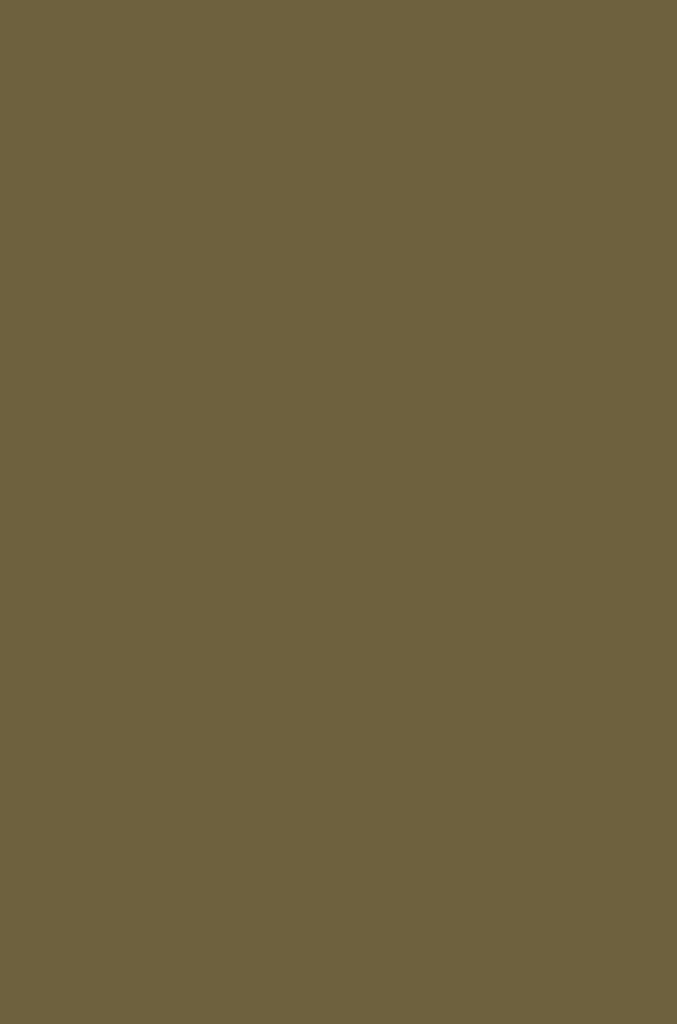
#> input picture empty_canvas.png, 1354 x 2048 px (shown at 1/2 size)
$ python find_image_difference.py
#> lines starting #> are read from the running program, lines starting #| are printed output that depends on the picture; pictures that were not available may be replaced by others from this repository, and a replacement may not be noted
import numpy as np
import matplotlib.pyplot as plt
from PIL import Image

def visualize_image_difference(image_path1, image_path2, title="Image Difference", save_path=None):
    """
    Compare two PNG images and visualize their pixel-wise differences.

    Parameters:
    -----------
    image_path1 : str
        Path to the first PNG image
    image_path2 : str
        Path to the second PNG image
    title : str, optional
        Title for the plot (default: "Image Difference")
    save_path : str, optional
        Path to save the difference visualization (default: None)

    Returns:
    --------
    numpy.ndarray
        2D array containing RMS differences between pixels
    """
#> called with image_path1 = 'empty_canvas.png', image_path2 = 'mona_lisa.jpg', title = 'Before adding texture', save_path = 'empty_canvas_mona_lisa.png'

    # Load the images
    try:
        img1 = Image.open(image_path1).convert('RGB')
#> img1 is the input picture: PIL image 1354x2048 RGB; mean R, G, B 109, 98, 61
        img2 = Image.open(image_path2).convert('RGB')
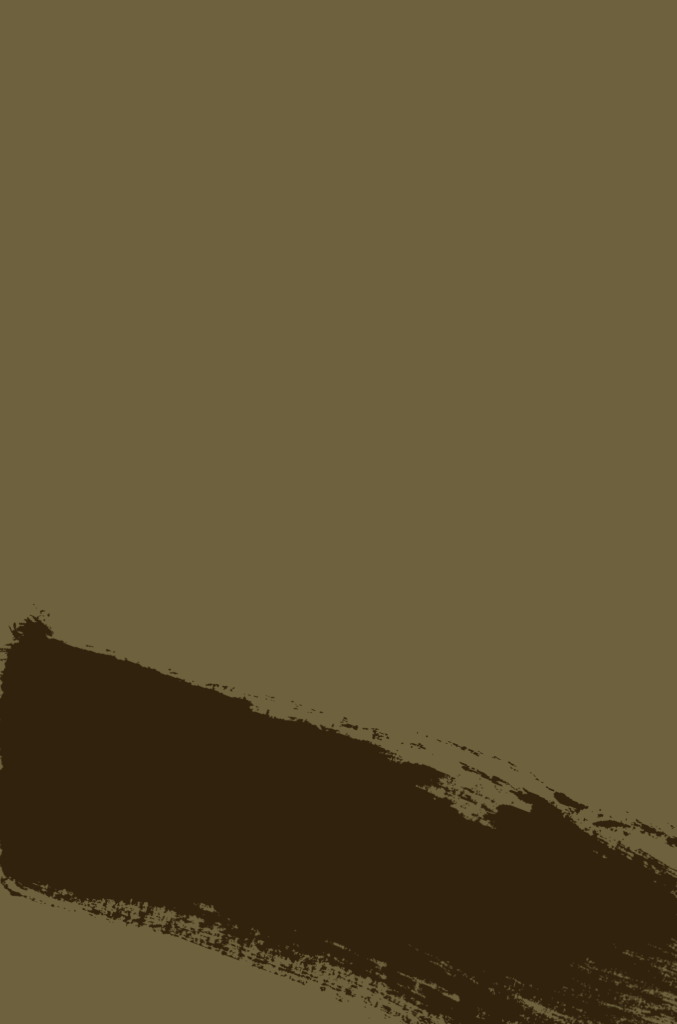
#> input picture bad.png, 1354 x 2048 px, given in place of mona_lisa.jpg, which was not available (shown at 1/2 size)
#> img2 is the input picture: PIL image 1354x2048 RGB; mean R, G, B 95.3, 83.6, 50.2
    except Exception as e:
        raise ValueError(f"Error loading images: {e}")

    # Check if images have the same size
    if img1.size != img2.size:
        raise ValueError(f"Images must have the same size. Got {img1.size} and {img2.size}")

    # Convert to numpy arrays
    arr1 = np.array(img1, dtype=np.float32)
    arr2 = np.array(img2, dtype=np.float32)

    # Calculate RMS difference for each pixel
    # SQRT((r1-r2)^2 + (g1-g2)^2 + (b1-b2)^2)
    diff_squared = (arr1 - arr2) ** 2
    rms_diff = np.sqrt(np.sum(diff_squared, axis=2))

    # Create the visualization
    plt.figure(figsize=(10, 8))

    # Plot the difference using viridis colormap
    im = plt.imshow(rms_diff, cmap='viridis', interpolation='nearest')

    # Add colorbar
    cbar = plt.colorbar(im)
    cbar.set_label('RMS Pixel Difference', rotation=270, labelpad=20)

    # Set title and labels
    plt.title(title, fontsize=14, pad=20)
    plt.xlabel('Width (pixels)')
    plt.ylabel('Height (pixels)')

    # # Add statistics as text
    # min_diff = np.min(rms_diff)
    # max_diff = np.max(rms_diff)
    # mean_diff = np.mean(rms_diff)


    plt.tight_layout()

    # Save if path provided
    if save_path:
        plt.savefig(save_path, dpi=300, bbox_inches='tight')
        print(f"Difference visualization saved to: {save_path}")

    plt.show()

    print(np.sum(rms_diff))
#| 62581816.0
    return rms_diff


# With custom title and save path
rmse_before = visualize_image_difference(
    'empty_canvas.png',
    'mona_lisa.jpg',
    title='Before adding texture',
    save_path='empty_canvas_mona_lisa.png'
)

rmse_after = visualize_image_difference(
    'good.png',
    'mona_lisa.jpg',
    title='After adding texture',
    save_path='good_mona_lisa.png'
)
#> call 2 of visualize_image_difference, with image_path1 = 'good.png', image_path2 = 'mona_lisa.jpg', title = 'After adding texture', save_path = 'good_mona_lisa.png'
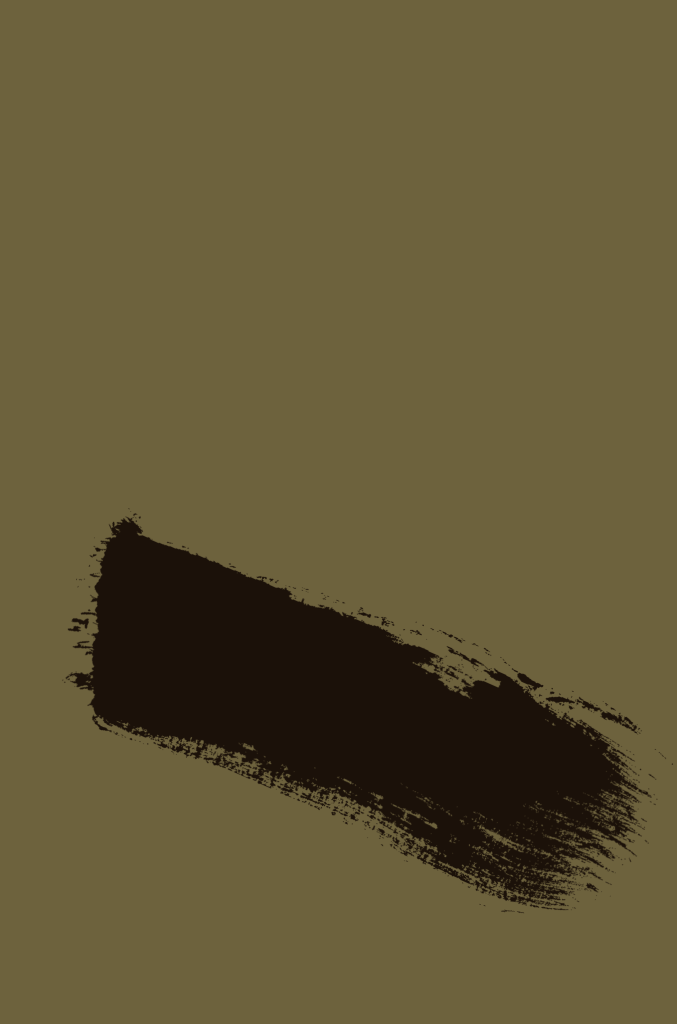
#> input picture good.png, 1354 x 2048 px (shown at 1/2 size)
#> in visualize_image_difference, img1 is the input picture: PIL image 1354x2048 RGB; mean R, G, B 97.4, 86.5, 53.6
#> in visualize_image_difference (call 2), `rms_diff = np.sqrt(np.sum(diff_squared, axis=2))`:
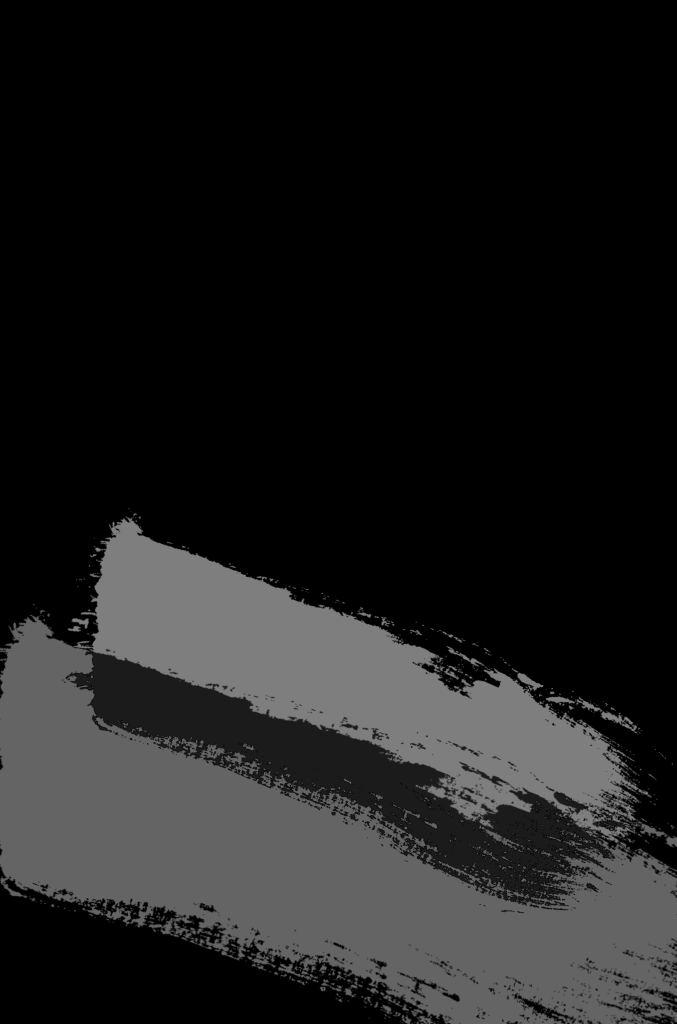
#> rms_diff: shape (2048, 1354) float32 (shown at 1/2 size); min 0, max 126.4, mean 29.9
#> in visualize_image_difference (call 2), `plt.savefig(save_path, dpi=300, bbox_inches='tight')`:
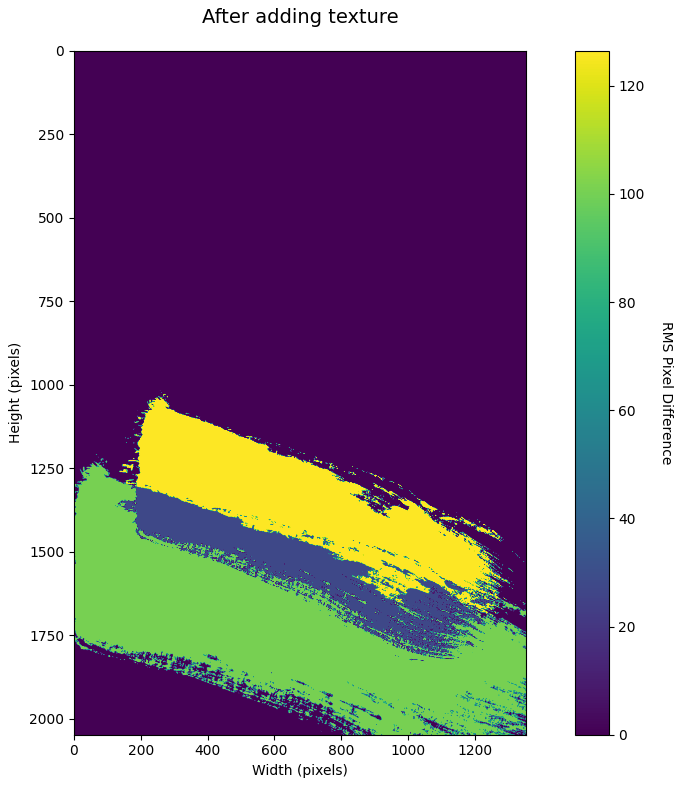
#> figure drawn by matplotlib, 2 panels
#| 82922850.0


score_array = rmse_before - rmse_after
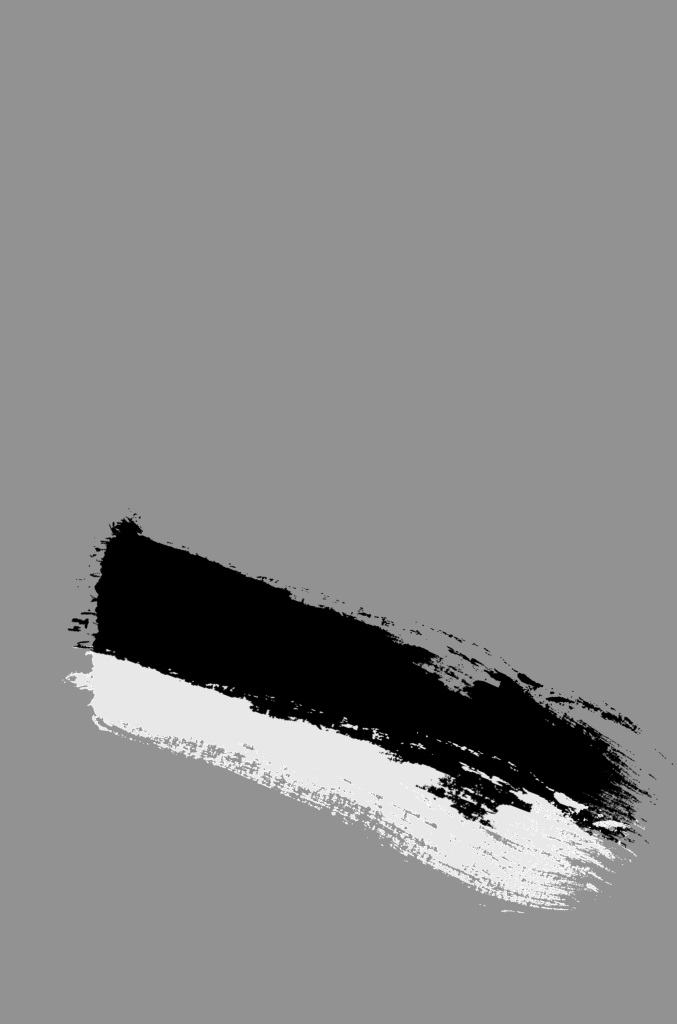
#> score_array: shape (2048, 1354) float32 (shown at 1/2 size); min -126.4, max 92.99, mean -7.3; drawn with min black and max white


def plot_dark_mode_simple(score_array):
    """
    Simple dark mode using plt.style.use('dark_background')
    """
    plt.style.use('dark_background')

    plt.figure(figsize=(10, 8))
    plt.imshow(score_array, cmap='RdYlGn')
    plt.colorbar()
    plt.title('Pixel wise score of texture placement', fontsize=14, pad=20)
    plt.show()
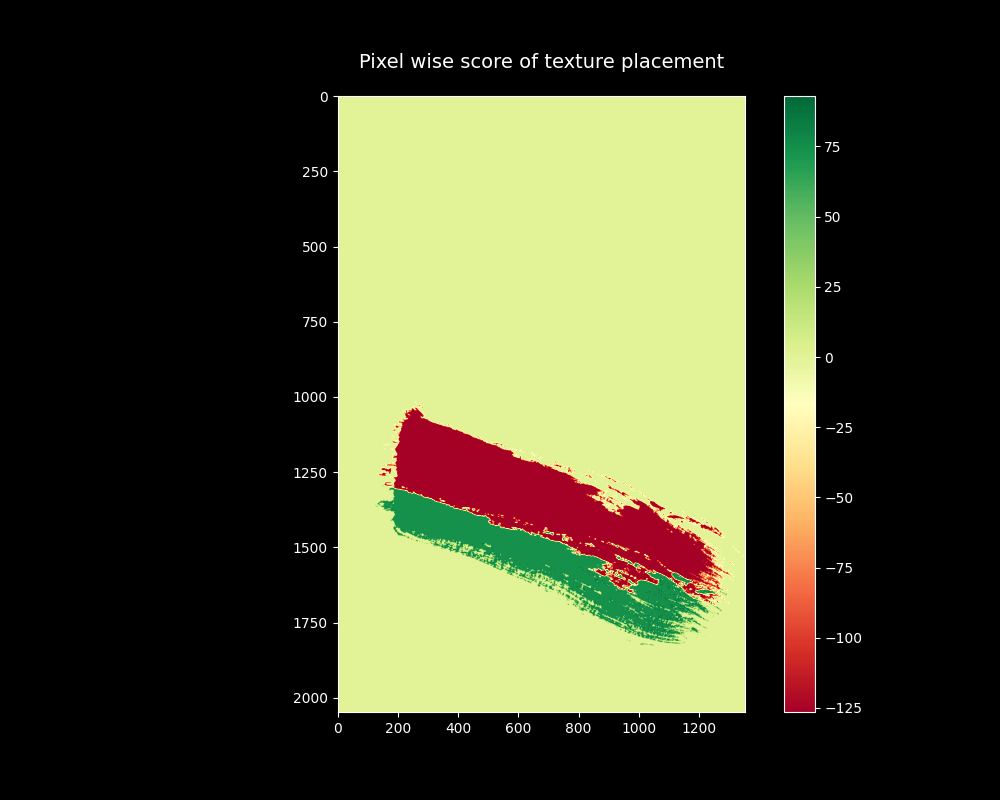
#> figure drawn by matplotlib, 2 panels
plot_dark_mode_simple(score_array)
